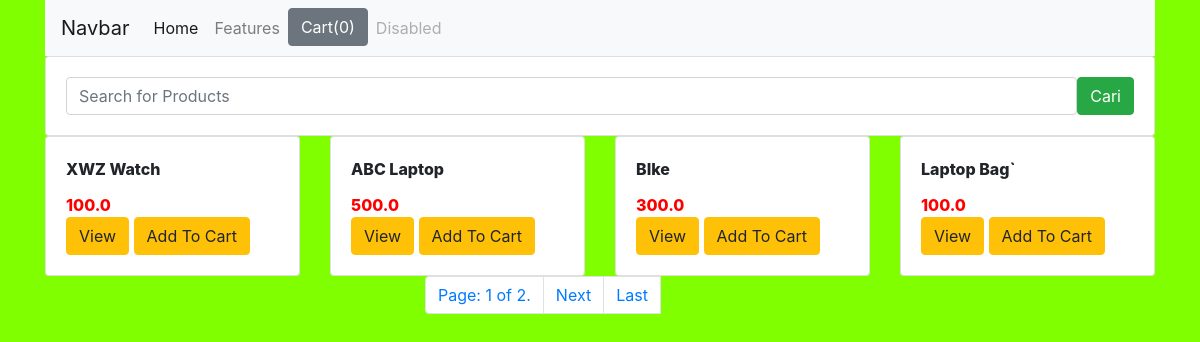
The page / on the database its author committed.
### shop/models.py (models this page shows)
class Products (models.Model):
    title = models.CharField(max_length=200)
    price = models.FloatField()
    discount_price = models.FloatField()
    catagory = models.CharField(max_length=200)
    description = models.TextField()
    image = models.CharField(max_length=400)

### shop/views.py (the view)
# urls.py: path('', views.index, name='index'),
def index(request):
    product_objects = Products.objects.all()
    item_name = request.GET.get('item_name')
    if item_name != '' and item_name is not None:
        product_objects = product_objects.filter(title__icontains=item_name)
    paginator = Paginator(product_objects, 4)
    page = request.GET.get('page')
    product_objects = paginator.get_page(page)
    context = {
        'product_objects': product_objects
    }
    return render(request, 'shop/index.html', context)

### shop/templates/shop/index.html (shortened to what this page needs)
{% extends 'shop/base.html' %}
{% block body %}
  <div class="container">
    <div class="row">
      <div class="col-md-12">
        <nav class="navbar navbar-expand-lg navbar-light bg-light">
          <a class="navbar-brand" href="#">Navbar</a>
          <div class="collapse navbar-collapse" id="navbarNav">
            <ul class="navbar-nav">
              <li class="nav-item active">
                <a class="nav-link" href="#">Home <span class="sr-only">(current)</span></a>
              </li>
              <li class="nav-item">
                <a class="nav-link" href="#">Features</a>
              </li>
              <li class="nav-item">
                <button id="cart"
                        data-html="true"
                        type="button"
                        class="btn btn-secondary"
                        data-container="body"
                        data-toggle="popover"
                        data-placement="bottom"
                        data-content="Vivamus sagittis lacus vel augue laoreet rutrum faucibus.">
                  Cart(0)
                </button>
              </li>
              <li class="nav-item">
                <a class="nav-link disabled" href="#">Disabled</a>
              </li>
            </ul>
          </div>
        </nav>
      </div>
    </div>
    <div class="row">
      <div class="col-md-12">
        <div class="card card-sm">
          <form action="" method="get">
            <div class="card-body row no-gutters align-items-center">
              <div class="col">
                <input type="search"
                       name="item_name"
                       placeholder="Search for Products"
                       class="form-control form-control=borderless"/>
              </div>
              <div class="col-auto">
                <button type="submit" class="btn btn-success">Cari</button>
              </div>
            </div>
          </form>
        </div>
      </div>
    </div>
    <div class="row">
      {% for product in product_objects %}
        <div class="col-md-3">
          <div class="card">
            <div class="card-body">
              <div id="nm{{ product.id }}" class="card-title">{{ product.title }}</div>
              <div id="price{{ product.id }}" class="card-text">{{ product.price }}</div>
              <a href="/{{ product.id }}" class="btn btn-warning">View</a>
              <button id="{{ product.id }}" class="btn atc btn-warning">Add To Cart</button>
            </div>
          </div>
        </div>
      {% endfor %}
    </div>
    <div class="row">
      <div class="col-md-3 offset-md-4">
        <ul class="pagination">
          <li class="page-item">
            <span class="page-link">Page: {{ product_objects.number }} of {{ product_objects.paginator.num_pages }}.</span>
          </li>
          {% if product_objects.has_next %}
            <li class="page-item">
              <a class="page-link" href="?page={{ product_objects.next_page_number }}">Next</a>
            </li>
            <li>
              <a class="page-link"
                 href="?page={{ product_objects.paginator.num_pages }}">Last</a>
            </li>
          {% endif %}
        </ul>
      </div>
    </div>
  </div>
{% endblock %}

### shop/templates/shop/base.html (shortened to what this page needs)
{% load static %}
<!DOCTYPE html>
<html lang="en">
  <head>
    <link rel="stylesheet"
          href="https://cdn.jsdelivr.net/npm/bootstrap@4.0.0/dist/css/bootstrap.min.css"
/>
    <link rel="stylesheet" href="{% static 'shop/style.css' %}" />
  </head>
  <body>
    {% block body %}
    {% endblock body %}
  </body>
</html>

### shop/static/shop/style.css (style rules this page uses)
body { background-color: chartreuse; }
.card-text { color: red; font-weight: 800; }
.card-title { font-weight: 800; }

### rows shown on the page
Products: title "XWZ Watch", price "100.0"
Products: title "ABC Laptop", price "500.0"
Products: title "BIke", price "300.0"
Products: title "Laptop Bag`", price "100.0"

### other values the page prints
{{ product_objects.number }} "1"
{{ product_objects.paginator.num_pages }} "2"
